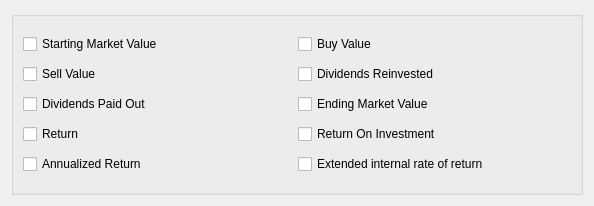
<?xml version="1.0" encoding="UTF-8"?>
<ui version="4.0">
 <class>ReportTabPerformanceColumns</class>
 <widget class="QWidget" name="ReportTabPerformanceColumns">
  <property name="geometry">
   <rect>
    <x>0</x>
    <y>0</y>
    <width>594</width>
    <height>206</height>
   </rect>
  </property>
  <property name="windowTitle">
   <string>Performance Columns</string>
  </property>
  <layout class="QGridLayout" name="gridLayout">
   <property name="spacing">
    <number>2</number>
   </property>
   <item row="0" column="0" colspan="2">
    <widget class="QGroupBox" name="m_groupPerformanceColumns">
     <property name="toolTip">
      <string>&lt;p&gt;Choose which columns should be shown in the investment performance report.&lt;/p&gt;</string>
     </property>
     <layout class="QGridLayout" name="gridLayoutPerformance">
      <property name="spacing">
       <number>2</number>
      </property>
      <item row="0" column="0">
       <widget class="QCheckBox" name="m_checkStartingMarketValue">
        <property name="text">
         <string>Starting Market Value</string>
        </property>
       </widget>
      </item>
      <item row="0" column="1">
       <widget class="QCheckBox" name="m_checkBuys">
        <property name="text">
         <string>Buy Value</string>
        </property>
       </widget>
      </item>
      <item row="1" column="0">
       <widget class="QCheckBox" name="m_checkSells">
        <property name="text">
         <string>Sell Value</string>
        </property>
       </widget>
      </item>
      <item row="1" column="1">
       <widget class="QCheckBox" name="m_checkReinvestIncome">
        <property name="text">
         <string>Dividends Reinvested</string>
        </property>
       </widget>
      </item>
      <item row="2" column="0">
       <widget class="QCheckBox" name="m_checkCashIncome">
        <property name="text">
         <string>Dividends Paid Out</string>
        </property>
       </widget>
      </item>
      <item row="2" column="1">
       <widget class="QCheckBox" name="m_checkEndingMarketValue">
        <property name="text">
         <string>Ending Market Value</string>
        </property>
       </widget>
      </item>
      <item row="3" column="0">
       <widget class="QCheckBox" name="m_checkReturn">
        <property name="text">
         <string>Return</string>
        </property>
       </widget>
      </item>
      <item row="3" column="1">
       <widget class="QCheckBox" name="m_checkReturnInvestment">
        <property name="text">
         <string>Return On Investment</string>
        </property>
       </widget>
      </item>
      <item row="4" column="0">
       <widget class="QCheckBox" name="m_checkAnnualizedReturn">
        <property name="text">
         <string>Annualized Return</string>
        </property>
       </widget>
      </item>
      <item row="4" column="1">
       <widget class="QCheckBox" name="m_checkExtendedInternalRateOfReturn">
        <property name="text">
         <string>Extended internal rate of return</string>
        </property>
       </widget>
      </item>
     </layout>
    </widget>
   </item>
  </layout>
 </widget>
 <resources/>
 <connections/>
</ui>
